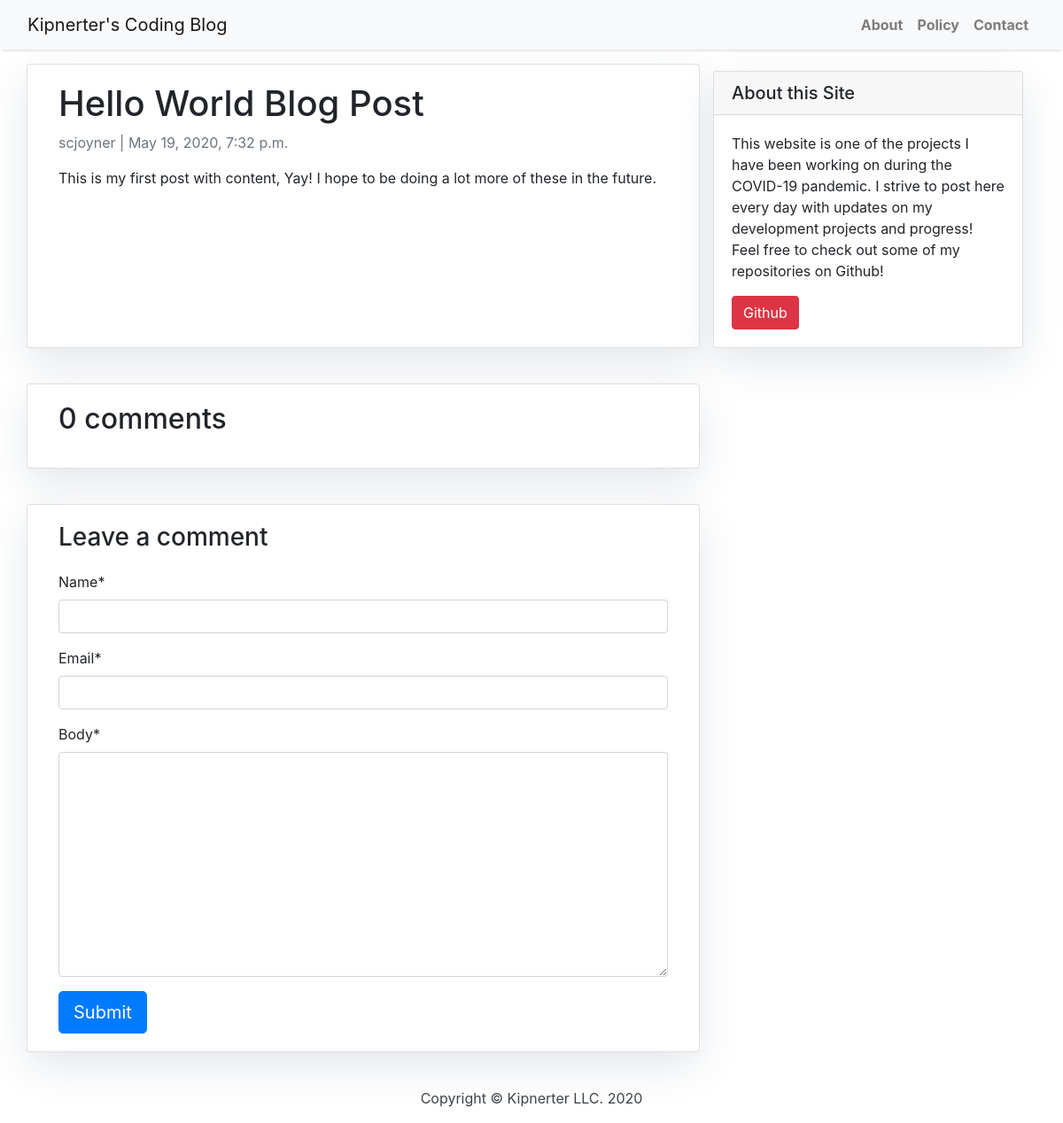
Screenshot of /hello-world-blog-post/ with the database file from the repository.
### blog/models.py (models this page shows, shortened)
class Post(models.Model):
    title = models.CharField(max_length=200, unique=True)
    slug = models.SlugField(max_length=200, unique=True)
    author = models.ForeignKey(
        User, on_delete=models.CASCADE, related_name="blog_posts"
    )
    updated_on = models.DateTimeField(auto_now=True)
    content = models.TextField()
    created_on = models.DateTimeField(auto_now_add=True)
    status = models.IntegerField(choices=STATUS, default=0)
    class Meta:
        ordering = ["-created_on"]

### blog/views.py (the view)
# urls.py: path("<slug:slug>/", views.post_detail, name="post_detail"),
def post_detail(request, slug):
    template_name = "post_detail.html"
    post = get_object_or_404(Post, slug=slug)
    comments = post.comments.filter(active=True).order_by("-created_on")
    new_comment = None
    if request.method == "POST":
        comment_form = CommentForm(data=request.POST)
        if comment_form.is_valid():
            new_comment = comment_form.save(commit=False)
            new_comment.post = post
            new_comment.save()
    else:
        comment_form = CommentForm()
    return render(
        request,
        template_name,
        {
            "post": post,
            "comments": comments,
            "new_comment": new_comment,
            "comment_form": comment_form,
        },
    )

### blog/forms.py
class CommentForm(forms.ModelForm):
    class Meta:
        model = Comment
        fields = ('name', 'email', 'body')

### templates/post_detail.html (shortened to what this page needs)
{% extends 'base.html' %} {% block content %}
{% load crispy_forms_tags %}
<div class="container">
  <div class="row">
    <div class="col-md-8 card mb-4  mt-3 left  top">
      <div class="card-body">
        <h1>{% block title %} {{ post.title }} {% endblock title %}</h1>
        <p class=" text-muted">{{ post.author }} | {{ post.created_on }}</p>
        <p class="card-text ">{{ post.content | safe }}</p>
      </div>
    </div>
    {% block sidebar %} {% include 'sidebar.html' %} {% endblock sidebar %}
    <div class="col-md-8 card mb-4  mt-3 ">
      <div class="card-body">
        {% with comments.count as total_comments %}
        <h2>{{ total_comments }} comments</h2>
          {% endwith %}
      </div>
    </div>
    <div class="col-md-8 card mb-4  mt-3 ">
      <div class="card-body">
        {% if new_comment %}
        <div class="alert alert-success" role="alert">
          Your comment is awaiting moderation
        </div>
        {% else %}
        <h3>Leave a comment</h3>
        <form method="post" style="margin-top: 1.3em;">
          {{ comment_form | crispy }}
          <button type="submit" class="btn btn-primary  btn-lg">Submit</button>
        </form>
        {% endif %}
      </div>
    </div>
  </div>
</div>
{% endblock content %}

### static/css/base.css (style rules this page uses)
body { font-family: "Roboto", sans-serif; font-size: 17px; background-color: #fdfdfd; }
.card { box-shadow: 0 16px 48px #E3E7EB; }

### rows the page displays
Post: title "Hello World Blog Post", author "scjoyner", created_on "May 19, 2020, 7:32 p.m.", content "This is my first post with content, Yay! I hope to be doing a lot more of these in the future."

### other values shown
{{ total_comments }} "0"
